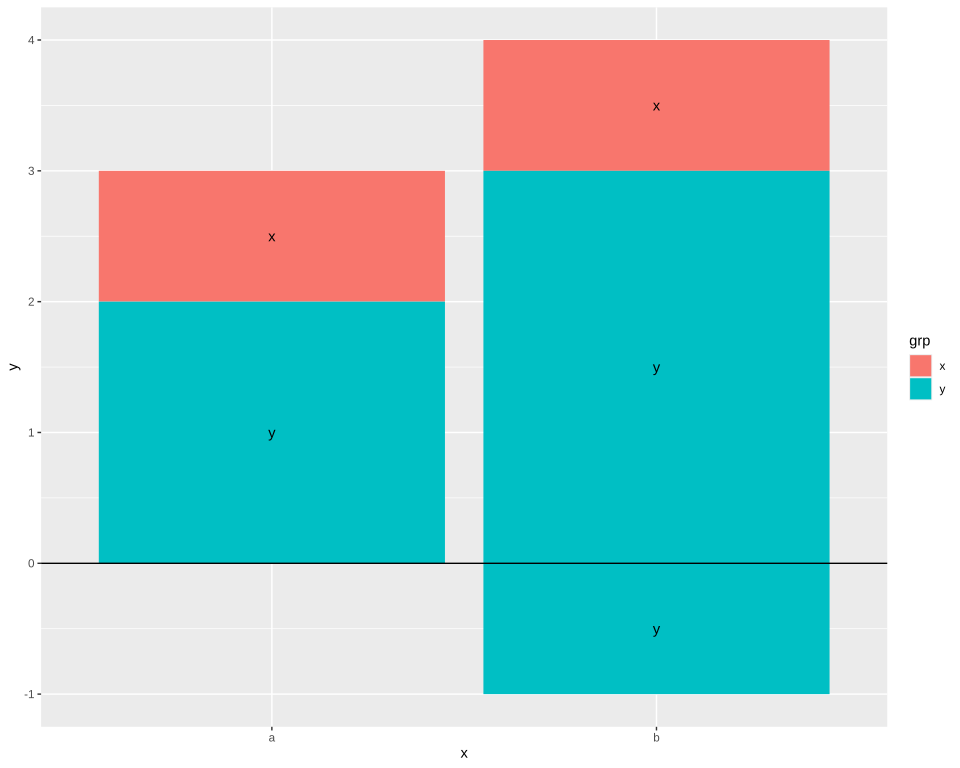

Reproduce this figure in R.
# The plot test/golden/labels_stacked_middle.svg draws, drawn by ggplot2 itself, as ggplot2's own visual tests
# draw their snapshots: the independent check on that golden whenever it changes. The suite never
# runs this; it needs R, ggplot2 and vdiffr, saved as the Docker image giggly-r:ggplot2-4.0.3. From
# the repository's root:
#
#   docker run --rm -v "$PWD/test/golden":/golden:ro giggly-r:ggplot2-4.0.3 \
#     Rscript /golden/labels_stacked_middle.R > labels_stacked_middle.ggplot2.svg
#
# and compare the two drawings element by element, as test/golden/point.R describes.
#
# Columns stacked, one below zero piling down from it, each labelled in the middle of its part by
# stacking's vjust = 0.5, as position_stack()'s reference page labels them.

library(ggplot2)
df <- data.frame(
  x = rep(c("a", "b"), 2:3),
  y = c(1, 2, 1, 3, -1),
  grp = c("x", "y", "x", "y", "y")
)
plot <- ggplot(data = df, aes(x, y, group = grp)) +
  geom_col(aes(fill = grp)) +
  geom_hline(yintercept = 0) +
  geom_text(aes(label = grp), position = position_stack(vjust = 0.5)) + theme_gray()
file <- tempfile(fileext = ".svg")
vdiffr::write_svg(plot, file)
cat(readLines(file), sep = "\n")
